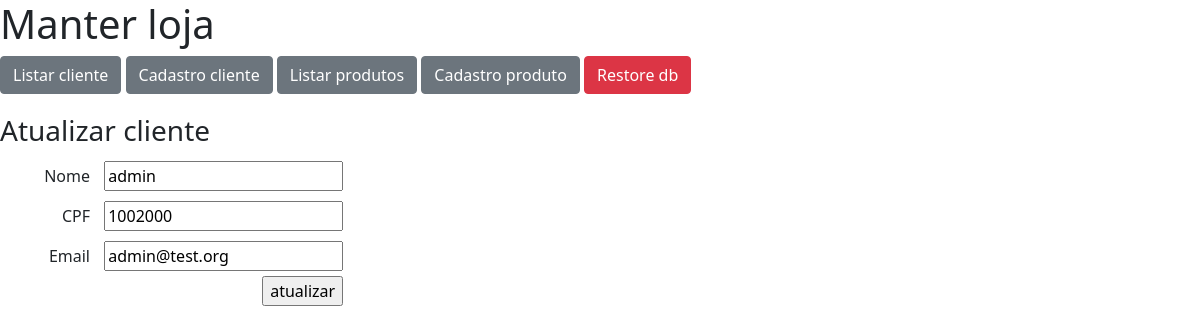
Page /cliente/edit/1 on the committed database.
### tables this page shows
CREATE TABLE cliente(
    id integer PRIMARY KEY AUTOINCREMENT NOT NULL,
    nome text NOT NULL,
    cpf text NOT NULL,
    email text NOT NULL,
    data_cadastro TIMESTAMP NOT NULL DEFAULT CURRENT_TIMESTAMP
);

### webapp/routes.py (the view)
@app.route("/cliente/edit/<id>")
def cliente_edit(id):
    dao = DaoCliente()
    cliente = dao.find_by_id(id)
    return render_template(
        'cadastro_cliente.html',
        cliente=cliente
    )

### manter/dao.py (called while the page is built)
    def find_by_id(self, id): # R
        conn = Database.get_connection()
        res = conn.execute(
            "SELECT * FROM cliente where id = ?",
            (id)
        )
        return res.fetchone()

### manter/database.py (called while the page is built)
    @staticmethod
    def get_connection():
        connection = sqlite3.connect(DB_FILE)
        return connection

### webapp/templates/cadastro_cliente.html (shortened to what this page needs)
{% extends "layout.html" %}
{% block content %}
<div class="page">
{% if cliente %}
    <h3>Atualizar cliente</h3>
{% else %}
    <h3>Cadastro cliente</h3>
{% endif %}
<form class="manter" action="/save" method="POST" >
    <label>
        <span>Nome</span>
        <input type="text" value="{{ cliente[1] }}" name="nome" autocomplete="off" minlength="2" required="required"/>
    </label>
    <label>
        <span>CPF</span>
        <input type="text" value="{{ cliente[2] }}" name="cpf" autocomplete="off"/>
    </label>
    <label>
        <span>Email</span>
        <input type="text" value="{{ cliente[3] }}" name="email" autocomplete="off"/>
    </label>
    {% if cliente %}
        <input type="submit" value="atualizar"/>
    {% else %}
        <input type="submit" value="adicinar"/>
    {% endif %}
</form>
</div>
{% endblock %}

### webapp/static/site.css (style rules this page uses)
form.manter { width: fit-content; text-align: right; }
form.manter label { display: block; padding: 5px 0px; }
form.manter input[type='text'] { min-width: 200px; }
form.manter label span { display: inline-block; min-width: 100px; text-align: right; padding: 0px 10px; }

### rows in the picture
cliente: nome "admin", cpf "1002000", email "admin@test.org"
